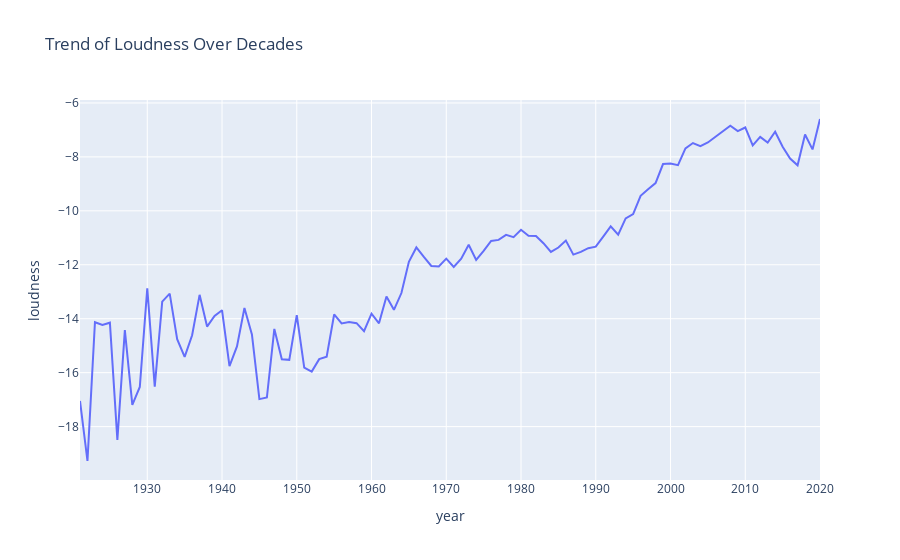

Notebook source saved alongside this figure:
### Markdown cell above
Technological Influence: The decline in acousticness and instrumentalness is likely due to the rise of digital and electronic production methods, which reduced the reliance on traditional instruments and vocals.
Emotional Complexity: The slight drop in valence suggests that modern music may be moving toward more emotionally diverse or somber tones, while energy has increased, making music more intense and dynamic over time.
Cultural Consistency: Danceability and liveness show stable trends, indicating that some aspects of music, like its rhythm and live feel, have remained consistent across decades, even as the nature of the sound has evolved.
This plot effectively highlights how music production and composition have evolved over the past century.

### Code cell
# Line plot for loudness over the years
fig = px.line(year_data, x='year', y='loudness', title='Trend of Loudness Over Decades')
fig.show()

### Figure 1 — Plotly figure (JSON) as saved in the notebook; plotly's stock layout.template omitted (floating-point values rounded to 4 significant figures)
{"data": [{"hovertemplate": "year=%{x}<br>loudness=%{y}<extra></extra>", "legendgroup": "", "line": {"color": "#636efa", "dash": "solid"}, "marker": {"symbol": "circle"}, "mode": "lines", "name": "", "orientation": "v", "showlegend": false, "type": "scatter", "x": [1921, 1922, 1923, 1924, 1925, 1926, 1927, 1928, 1929, 1930, 1931, 1932, 1933, 1934, 1935, 1936, 1937, 1938, 1939, 1940, 1941, 1942, 1943, 1944, 1945, 1946, 1947, 1948, 1949, 1950, 1951, 1952, 1953, 1954, 1955, 1956, 1957, 1958, 1959, 1960, 1961, 1962, 1963, 1964, 1965, 1966, 1967, 1968, 1969, 1970, 1971, 1972, 1973, 1974, 1975, 1976, 1977, 1978, 1979, 1980, 1981, 1982, 1983, 1984, 1985, 1986, 1987, 1988, 1989, 1990, 1991, 1992, 1993, 1994, 1995, 1996, 1997, 1998, 1999, 2000, 2001, 2002, 2003, 2004, 2005, 2006, 2007, 2008, 2009, 2010, 2011, 2012, 2013, 2014, 2015, 2016, 2017, 2018, 2019, 2020], "xaxis": "x", "y": [-17.05, -19.28, -14.13, -14.23, -14.15, -18.49, -14.42, -17.19, -16.53, -12.87, -16.52, -13.36, -13.07, -14.76, -15.41, -14.61, -13.12, -14.29, -13.9, -13.68, -15.76, -15.03, -13.6, -14.58, -16.98, -16.92, -14.38, -15.51, -15.53, -13.86, -15.81, -15.96, -15.5, -15.41, -13.84, -14.18, -14.12, -14.17, -14.46, -13.81, -14.17, -13.18, -13.67, -13.05, -11.89, -11.36, -11.71, -12.04, -12.06, -11.77, -12.08, -11.77, -11.26, -11.82, -11.49, -11.11, -11.08, -10.89, -10.98, -10.7, -10.92, -10.93, -11.2, -11.52, -11.36, -11.1, -11.62, -11.52, -11.38, -11.33, -10.96, -10.58, -10.88, -10.28, -10.12, -9.444, -9.201, -8.971, -8.266, -8.248, -8.305, -7.687, -7.486, -7.602, -7.466, -7.266, -7.045, -6.844, -7.046, -6.91, -7.575, -7.261, -7.472, -7.067, -7.626, -8.061, -8.313, -7.169, -7.722, -6.595], "yaxis": "y"}], "layout": {"legend": {"tracegroupgap": 0}, "title": {"text": "Trend of Loudness Over Decades"}, "xaxis": {"anchor": "y", "domain": [0, 1], "title": {"text": "year"}}, "yaxis": {"anchor": "x", "domain": [0, 1], "title": {"text": "loudness"}}}}
